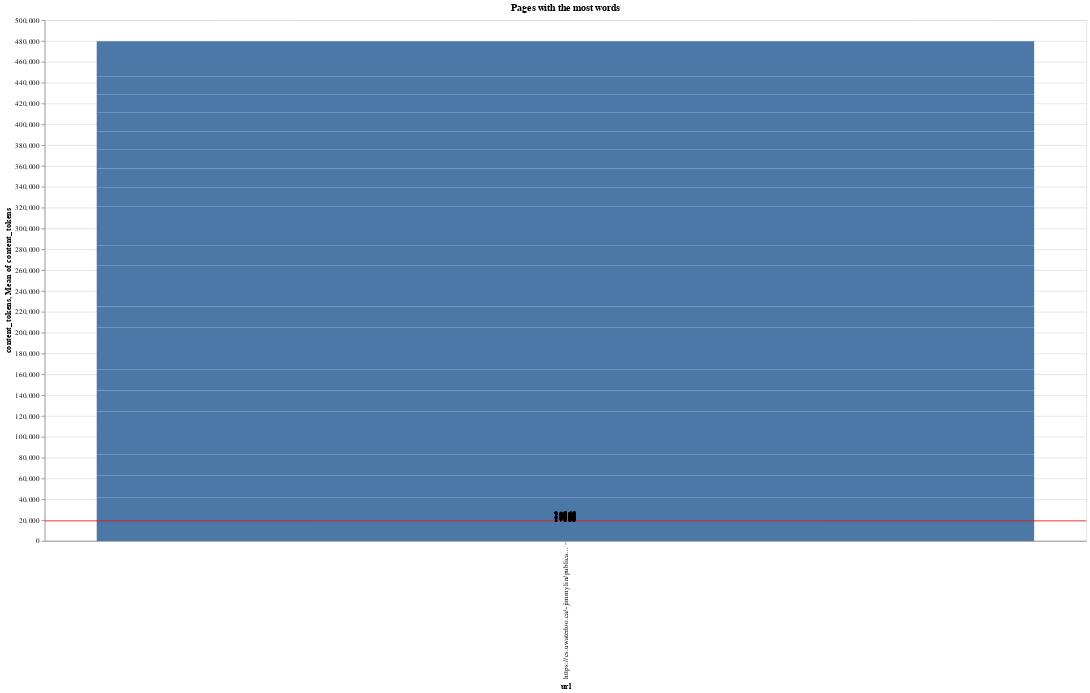

Write notebook code for a chart like this one.
### Markdown cell above
Next, let's create a bar chart of this.

### Code cell
import altair as alt

word_count_bar = (
    alt.Chart(word_count)
    .mark_bar()
    .encode(x=alt.X("url:O", sort="-y"), y=alt.Y("content_tokens:Q"))
)

word_count_rule = (
    alt.Chart(word_count).mark_rule(color="red").encode(y="mean(content_tokens):Q")
)

word_count_text = word_count_bar.mark_text(align="center", baseline="bottom").encode(
    text="content_tokens:Q"
)

(word_count_bar + word_count_rule + word_count_text).properties(
    width=1400, height=700, title="Pages with the most words"
)

### Figure 1 — Vega-Lite specification as saved in the notebook (floating-point values rounded to 4 significant figures)
{"config": {"view": {"continuousWidth": 400, "continuousHeight": 300}}, "layer": [{"mark": "bar", "encoding": {"x": {"field": "url", "sort": "-y", "type": "ordinal"}, "y": {"field": "content_tokens", "type": "quantitative"}}}, {"mark": {"type": "rule", "color": "red"}, "encoding": {"y": {"aggregate": "mean", "field": "content_tokens", "type": "quantitative"}}}, {"mark": {"type": "text", "align": "center", "baseline": "bottom"}, "encoding": {"text": {"field": "content_tokens", "type": "quantitative"}, "x": {"field": "url", "sort": "-y", "type": "ordinal"}, "y": {"field": "content_tokens", "type": "quantitative"}}}], "data": {"name": "data-f3644a8f55bc36489236481309e39b3a"}, "height": 700, "title": "Pages with the most words", "width": 1400, "$schema": "https://vega.github.io/schema/vega-lite/v4.17.0.json", "datasets": {"data-f3644a8f55bc36489236481309e39b3a": [{"url": "https://cs.uwaterloo.ca/~jimmylin/publications/index.html", "content_tokens": 21042}, {"url": "https://cs.uwaterloo.ca/~jimmylin/publications/index.html", "content_tokens": 20910}, {"url": "https://cs.uwaterloo.ca/~jimmylin/publications/index.html", "content_tokens": 20633}, {"url": "https://cs.uwaterloo.ca/~jimmylin/publications/index.html", "content_tokens": 20558}, {"url": "https://cs.uwaterloo.ca/~jimmylin/publications/index.html", "content_tokens": 20485}, {"url": "https://cs.uwaterloo.ca/~jimmylin/publications/index.html", "content_tokens": 20439}, {"url": "https://cs.uwaterloo.ca/~jimmylin/publications/index.html", "content_tokens": 20396}, {"url": "https://cs.uwaterloo.ca/~jimmylin/publications/index.html", "content_tokens": 20364}, {"url": "https://cs.uwaterloo.ca/~jimmylin/publications/index.html", "content_tokens": 20289}, {"url": "https://cs.uwaterloo.ca/~jimmylin/publications/index.html", "content_tokens": 20083}, {"url": "https://cs.uwaterloo.ca/~jimmylin/publications/index.html", "content_tokens": 19821}, {"url": "https://cs.uwaterloo.ca/~jimmylin/publications/index.html", "content_tokens": 19581}, {"url": "https://cs.uwaterloo.ca/~jimmylin/publications/index.html", "content_tokens": 19489}, {"url": "https://cs.uwaterloo.ca/~jimmylin/publications/index.html", "content_tokens": 19366}, {"url": "https://cs.uwaterloo.ca/~jimmylin/publications/index.html", "content_tokens": 18809}, {"url": "https://cs.uwaterloo.ca/~jimmylin/publications/index.html", "content_tokens": 18537}, {"url": "https://cs.uwaterloo.ca/~jimmylin/publications/index.html", "content_tokens": 18336}, {"url": "https://cs.uwaterloo.ca/~jimmylin/publications/index.html", "content_tokens": 18297}, {"url": "https://cs.uwaterloo.ca/~jimmylin/publications/index.html", "content_tokens": 18018}, {"url": "https://cs.uwaterloo.ca/~jimmylin/publications/index.html", "content_tokens": 17866}, {"url": "https://cs.uwaterloo.ca/~jimmylin/publications/index.html", "content_tokens": 17692}, {"url": "https://cs.uwaterloo.ca/~jimmylin/publications/index.html", "content_tokens": 17247}, {"url": "https://cs.uwaterloo.ca/~jimmylin/publications/index.html", "content_tokens": 17247}, {"url": "https://cs.uwaterloo.ca/~jimmylin/publications/index.html", "content_tokens": 17182}, {"url": "https://cs.uwaterloo.ca/~jimmylin/publications/index.html", "content_tokens": 17107}]}}
